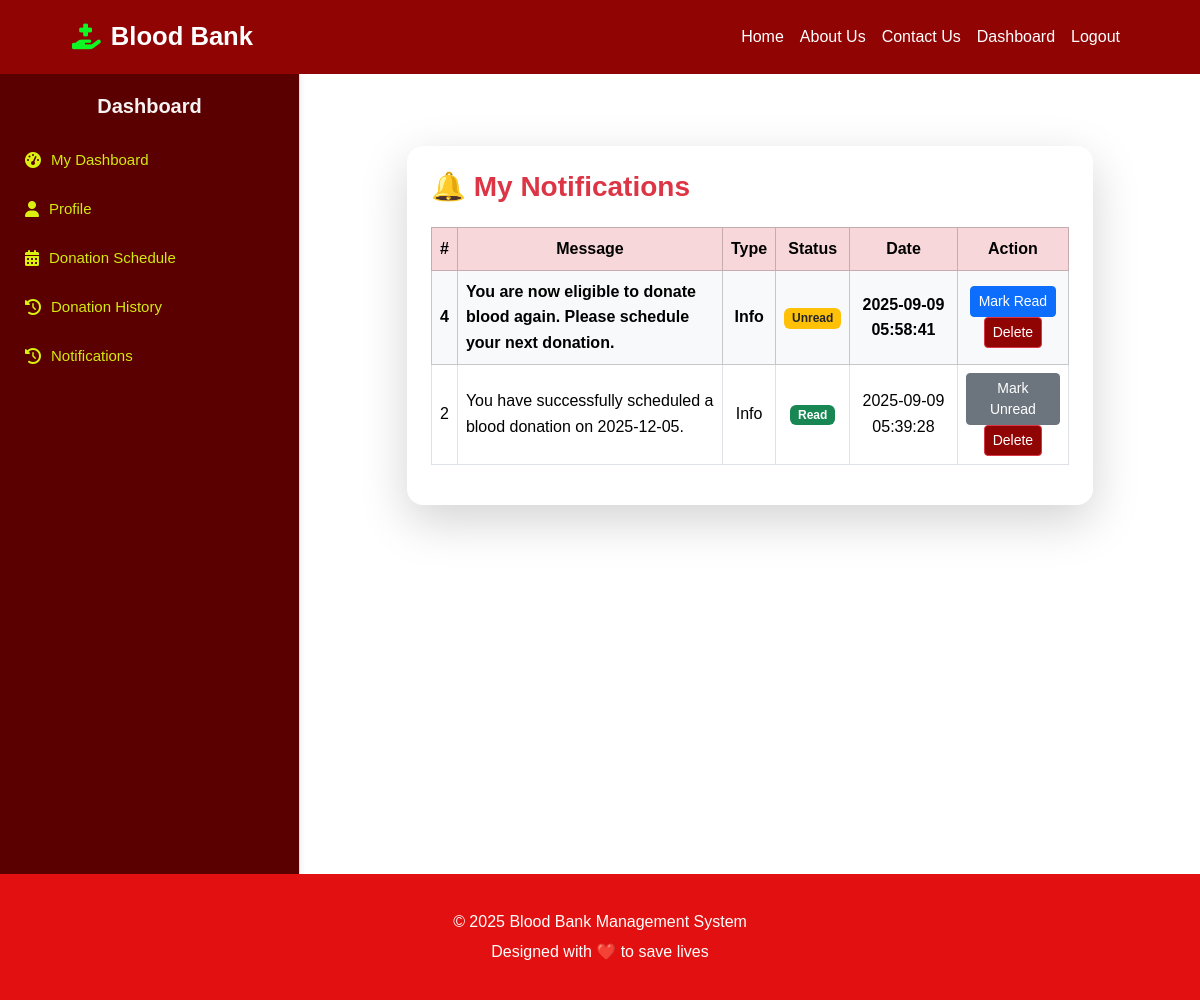
/donor/notifications.php (signed in), run on the app's committed database.
### tables this page shows
CREATE TABLE `notifications` (
  `id` int(11) NOT NULL,
  `user_id` int(11) NOT NULL,
  `message` text NOT NULL,
  `type` enum('info','alert') DEFAULT 'info',
  `status` enum('unread','read') DEFAULT 'unread',
  `created_at` timestamp NOT NULL DEFAULT current_timestamp()
);

### donor/notifications.php (the view, shortened to what this page needs)
<?php
require_once __DIR__ . "/../sidebar.php";
$user_id = $_SESSION['user_id'];
$result = $conn->query("SELECT * FROM notifications WHERE user_id=$user_id ORDER BY created_at DESC");
?>
<div class="container py-5">
  <div class="row justify-content-center">
    <div class="col-md-10">
      <div class="card shadow-lg border-0 rounded-4">
        <div class="card-body p-4">
          <h3 class="text-danger fw-bold mb-4">🔔 My Notifications</h3>
          <div class="table-responsive">
            <table class="table table-bordered table-hover align-middle">
              <thead class="table-danger text-center">
                <tr>
                  <th>#</th>
                  <th>Message</th>
                  <th>Type</th>
                  <th>Status</th>
                  <th>Date</th>
                  <th>Action</th>
                </tr>
              </thead>
              <tbody>
                <?php if ($result->num_rows > 0): ?>
                  <?php while ($row = $result->fetch_assoc()): ?>
                    <tr class="<?= $row['status'] === 'unread' ? 'table-light fw-bold' : '' ?>">
                      <td class="text-center"><?= $row['id']; ?></td>
                      <td><?= htmlspecialchars($row['message']); ?></td>
                      <td class="text-capitalize text-center"><?= $row['type']; ?></td>
                      <td class="text-center">
                        <?php if ($row['status'] === 'unread'): ?>
                          <span class="badge bg-warning text-dark">Unread</span>
                        <?php else: ?>
                          <span class="badge bg-success">Read</span>
                        <?php endif; ?>
                      </td>
                      <td class="text-center"><?= $row['created_at']; ?></td>
                      <td class="text-center">
                        <?php if ($row['status'] === 'unread'): ?>
                          <a href="notifications.php?action=read&id=<?= $row['id']; ?>" class="btn btn-sm btn-primary">Mark Read</a>
                        <?php else: ?>
                          <a href="notifications.php?action=unread&id=<?= $row['id']; ?>" class="btn btn-sm btn-secondary">Mark Unread</a>
                        <?php endif; ?>
                        <a href="notifications.php?action=delete&id=<?= $row['id']; ?>"
                           onclick="return confirm('Delete this notification?');"
                           class="btn btn-sm btn-danger">Delete</a>
                      </td>
                    </tr>
                  <?php endwhile; ?>
                <?php else: ?>
                  <tr>
                    <td colspan="6" class="text-center text-muted">No notifications yet.</td>
                  </tr>
                <?php endif; ?>
              </tbody>
            </table>
          </div>
        </div>
      </div>
    </div>
  </div>
</div>
</div>
<?php include "../footer.php"; ob_end_flush(); ?>

### header.php (style rules this page uses)
.navbar, .btn-danger { background-color: #910404ff!important; }
.navbar-brand, .nav-link, .btn-danger { color: white !important; }
* { margin:0; padding:0; box-sizing:border-box; font-family: 'Poppins', sans-serif; }
body { background:#fff; color:#333; line-height:1.6; overflow-x:hidden; }

### data on the page
notifications: id "4", message "You are now eligible to donate blood again. Please schedule your next donation.", type "Info", status "Unread", created_at "2025-09-09 05:58:41"
notifications: id "2", message "You have successfully scheduled a blood donation on 2025-12-05.", type "Info", status "Read", created_at "2025-09-09 05:39:28"
